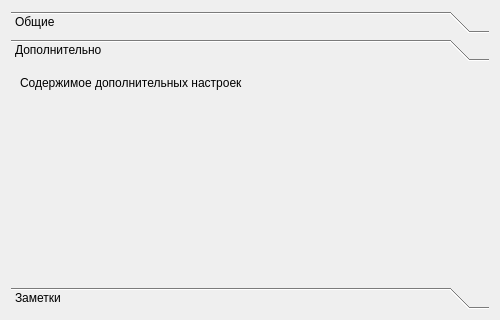
<?xml version="1.0" encoding="UTF-8"?>
<ui version="4.0"><class>Dialog</class><widget class="QDialog" name="Dialog"><property name="geometry"><rect><x>0</x><y>0</y><width>500</width><height>320</height></rect></property><property name="windowTitle"><string>#130 toolbox/215_fields_three</string></property><layout class="QVBoxLayout" name="verticalLayout"><property name="leftMargin"><number>11</number></property><property name="topMargin"><number>11</number></property><property name="rightMargin"><number>11</number></property><property name="bottomMargin"><number>11</number></property><property name="spacing"><number>6</number></property><item><widget class="QToolBox" name="toolbox"><property name="currentIndex"><number>1</number></property><widget class="QWidget" name="pageGeneral"><attribute name="label"><string>Общие</string></attribute><layout class="QVBoxLayout" name="pageGeneralLayout"><property name="leftMargin"><number>9</number></property><property name="topMargin"><number>9</number></property><property name="rightMargin"><number>9</number></property><property name="bottomMargin"><number>9</number></property><property name="spacing"><number>6</number></property><item><widget class="QLabel" name="l1"><property name="text"><string>Содержимое общих настроек</string></property></widget></item><item><spacer name="verticalSpacer"><property name="orientation"><enum>Qt::Orientation::Vertical</enum></property><property name="sizeHint" stdset="0"><size><width>40</width><height>20</height></size></property></spacer></item></layout></widget><widget class="QWidget" name="pageExtra"><attribute name="label"><string>Дополнительно</string></attribute><layout class="QVBoxLayout" name="pageExtraLayout"><property name="leftMargin"><number>9</number></property><property name="topMargin"><number>9</number></property><property name="rightMargin"><number>9</number></property><property name="bottomMargin"><number>9</number></property><property name="spacing"><number>6</number></property><item><widget class="QLabel" name="l2"><property name="text"><string>Содержимое дополнительных настроек</string></property></widget></item><item><spacer name="verticalSpacer"><property name="orientation"><enum>Qt::Orientation::Vertical</enum></property><property name="sizeHint" stdset="0"><size><width>40</width><height>20</height></size></property></spacer></item></layout></widget><widget class="QWidget" name="pageNotes"><attribute name="label"><string>Заметки</string></attribute><layout class="QVBoxLayout" name="pageNotesLayout"><property name="leftMargin"><number>9</number></property><property name="topMargin"><number>9</number></property><property name="rightMargin"><number>9</number></property><property name="bottomMargin"><number>9</number></property><property name="spacing"><number>6</number></property><item><widget class="QLabel" name="l3"><property name="text"><string>Содержимое заметок</string></property></widget></item><item><spacer name="verticalSpacer"><property name="orientation"><enum>Qt::Orientation::Vertical</enum></property><property name="sizeHint" stdset="0"><size><width>40</width><height>20</height></size></property></spacer></item></layout></widget></widget></item></layout></widget></ui>
